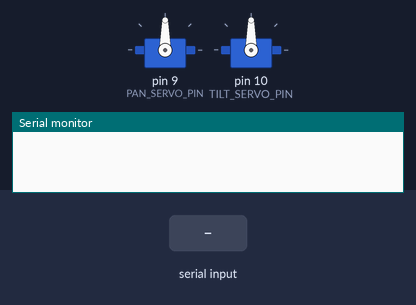
Recording of a sketch running on a simulated Arduino Uno, built with avr-gcc and run on an emulated ATmega328P. Shown: 2 × servo, the last lines printed to the serial monitor. The inputs (shaded band) are chosen by the test bench.

Above: at 1.2 s.
1.3 s: "90,45\n" received over Serial
At 2.3 s:
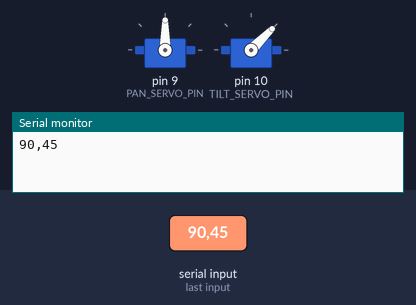
2.8 s: "30,150\n" received over Serial
At 3.4 s:
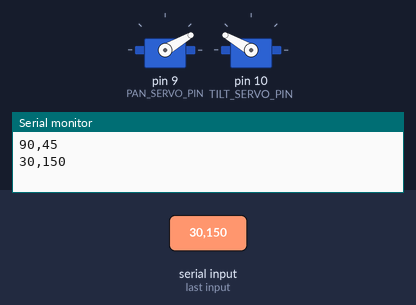
4.3 s: "1,90\n" received over Serial
At 4.6 s:
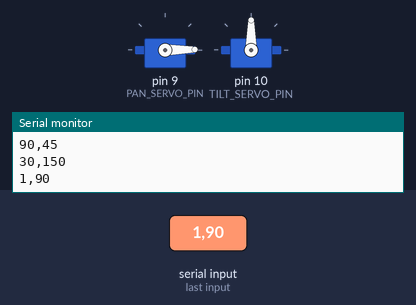
Timing chart, 0 to 7.3 s (numbered marks = the images above; inputs shaded):
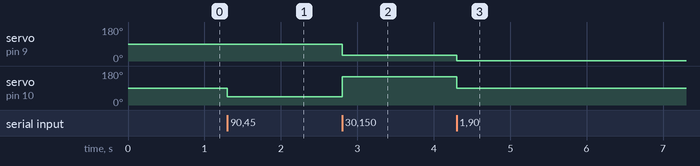

The sketch:

servo_controller.ino
```cpp
#include <Servo.h>

Servo panServo;
Servo tiltServo;

const int PAN_SERVO_PIN = 9;
const int TILT_SERVO_PIN = 10;

void setup() {
    Serial.begin(115200);

    panServo.attach(PAN_SERVO_PIN);
    tiltServo.attach(TILT_SERVO_PIN);

    panServo.write(90);
    tiltServo.write(90);
}

void loop() {
    if (Serial.available() > 0) {
        String command = Serial.readStringUntil('\n');

        int commaPosition = command.indexOf(',');

        if (commaPosition != -1) {
            int panAngle = command.substring(0, commaPosition).toInt();
            int tiltAngle = command.substring(commaPosition + 1).toInt();

            panAngle = constrain(panAngle, 0, 180);
            tiltAngle = constrain(tiltAngle, 0, 180);

            panServo.write(panAngle);
            tiltServo.write(tiltAngle);

            Serial.print(panAngle);
            Serial.print(",");
            Serial.println(tiltAngle);
        }
    }
}
```

Measured:
- after the input at 1.3 s, servo on pin 10 (TILT_SERVO_PIN): 90° → 45° at once
- after the input at 2.8 s, servo on pin 9 (PAN_SERVO_PIN): 90° → 30° at once; servo on pin 10 (TILT_SERVO_PIN): 45° → 150° at once
- after the input at 4.3 s, servo on pin 9 (PAN_SERVO_PIN): 30° → 1° at once; servo on pin 10 (TILT_SERVO_PIN): 150° → 90° at once
